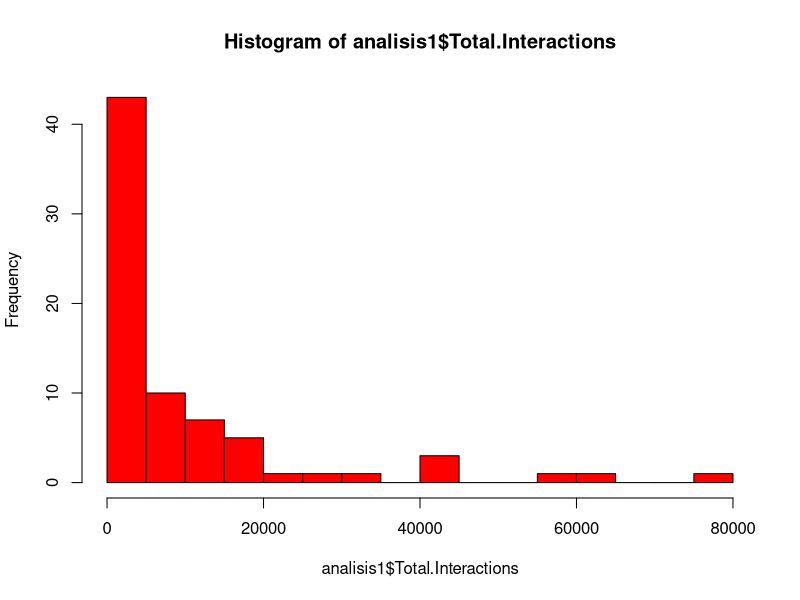

Here is the R script that generated this plot:
# Set working directory
setwd("D:/KULIAH/Worksheet/SEMESTER 8/PENGUMPULAN DATA/PENGOLAHAN DATA BARU")



# ---------------KESELURUHAN AKUN---------------------------------
# read in the data
install.packages ("readr")
library(readr)
analisis1 <- read.csv("Kebijakan Pendidikan.csv",header = TRUE)


# RATA RATA SUMMARY 
summary(analisis1)

# JUMLAH INTERAKSI
data_interaksi <- analisis1$Total.Interactions
summary(data_interaksi)

mean(data_interaksi)
sum(data_interaksi)
sd(data_interaksi)

# HIST
hist(analisis1$Total.Interactions, breaks=12, col="red")

# OVERPERFORMING
data_overperforming <- analisis1$Overperforming.Score..weighted.....Likes.1x.Comments.1x..

sum(data_overperforming)

#RUMUS MENGHITUNG OVERPERFORMING
sum(data_interaksi)/sum(data_overperforming)



# ---------------OFFICIAL PAGE---------------------------------
# read in the data
library(readr)
analisis2 <- read.csv("Official Page.csv",header = TRUE)


# RATA RATA SUMMARY 
summary(analisis2)

# JUMLAH INTERAKSI
data_interaksi <- analisis2$Total.Interactions
summary(data_interaksi)

mean(data_interaksi)
sum(data_interaksi)
sd(data_interaksi)


# OVERPERFORMING
data_overperforming <- analisis2$Overperforming.Score..weighted.....Likes.1x.Comments.1x..


sum(data_overperforming)

#RUMUS MENGHITUNG OVERPERFORMING
sum(data_interaksi)/sum(data_overperforming)

# ---------------PORTAL BERITA---------------------------------
# read in the data
library(readr)
analisis3 <- read.csv("Portal Berita.csv",header = TRUE)


# RATA RATA SUMMARY 
summary(analisis3)

# JUMLAH INTERAKSI
data_interaksi3 <- analisis3$Total.Interactions
summary(data_interaksi3)

mean(data_interaksi3)
sum(data_interaksi3)
sd(data_interaksi3)

# OVERPERFORMING
data_overperforming <- analisis3$Overperforming.Score..weighted.....Likes.1x.Comments.1x..
sum(data_overperforming)

#RUMUS MENGHITUNG OVERPERFORMING
sum(data_interaksi)/sum(data_overperforming)


